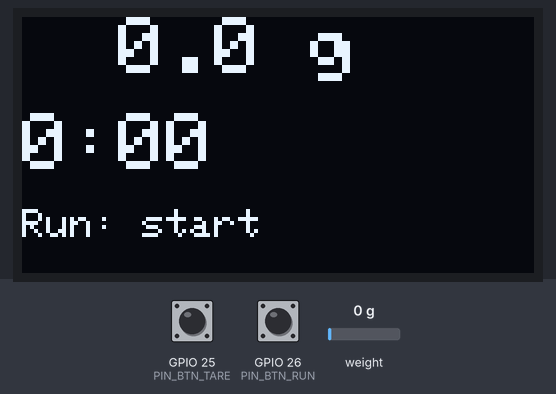
The sketch below on a simulated ESP32. Shown: 128×64 one-colour display. Inputs (shaded band) come from the test bench; at power-on: GPIO 26 (PIN_BTN_RUN) HIGH, GPIO 25 (PIN_BTN_TARE) HIGH, weight on the scale 0 g. What the sketch prints to the serial monitor is not drawn.

Above: at 2.3 s.
2.4 s: GPIO 26 (PIN_BTN_RUN) pulled LOW for 0.5 s
At 5.1 s:
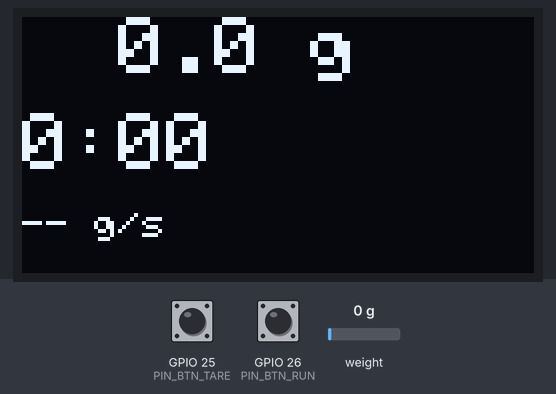
5.9 s: GPIO 26 (PIN_BTN_RUN) pulled LOW for 1 s
At 9.2 s:
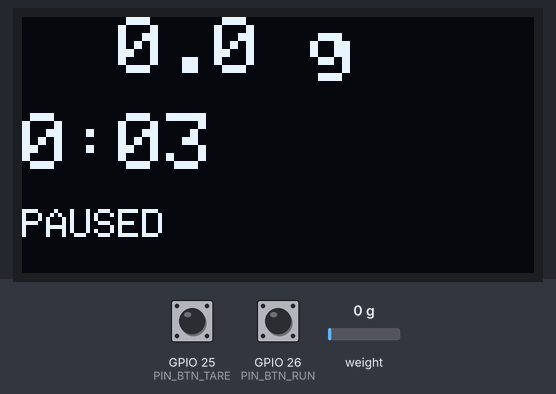
9.5 s: GPIO 26 (PIN_BTN_RUN) pulled LOW for 3.2 s
At 12.3 s:
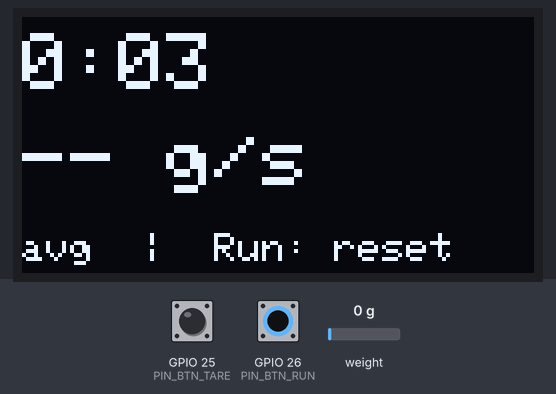
Timing chart, 0 to 13.8 s (numbered marks = the images above; inputs shaded):
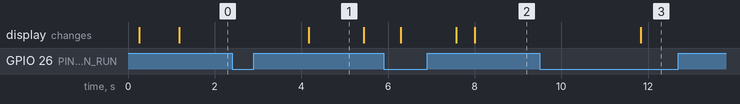

Measured:
- after the input at 2.4 s, the display: changes after 1.8 s (image 1)
- after the input at 5.9 s, the display: first differs from a run without the input after 2.1 s (image 2)
- after the input at 9.5 s, the display: changes after 2.3 s (image 3)
- what the display in image 1 shows lasts 1.2 s, from 4.2 s to 5.4 s

The sketch:

coffeeflow.ino
```cpp
#include <Arduino.h>
#include <WiFi.h>

#include "config.h"
#include "scale.h"
#include "buttons.h"
#include "brew.h"
#include "ui.h"

void setup() {
  Serial.begin(115200);
  delay(200);
  Serial.println(F("CoffeeFlow"));

  WiFi.mode(WIFI_OFF);
  btStop();

  scaleBegin();
  buttonsBegin();
  brewBegin();
  uiBegin();

  // Initial tare with empty platform recommended after boot settle
  delay(500);
  scaleTare();

  uiRender(scaleGrams(), brewState(), brewElapsedMs(), brewLiveFlowGps(),
           brewHasLiveFlow(), brewAvgFlowGps(), brewHasAvgFlow(), true);

  Serial.println(F("Ready. Tare=GPIO25  Run=GPIO26 (long=end)"));
  Serial.println(F("Calibrate SCALE_CAL in config.h — see WIRING.md"));
}

void loop() {
  buttonsUpdate();
  scaleUpdate();

  ButtonEvent tareEv = buttonsConsume(BTN_TARE);
  if (tareEv == BTN_SHORT) {
    brewOnTareShort();
  }

  ButtonEvent runEv = buttonsConsume(BTN_RUN);
  if (runEv == BTN_SHORT) {
    brewOnRunShort();
  } else if (runEv == BTN_LONG) {
    brewOnRunLong();
  }

  float g = scaleGrams();
  brewUpdate(g);

  uiRender(g, brewState(), brewElapsedMs(), brewLiveFlowGps(),
           brewHasLiveFlow(), brewAvgFlowGps(), brewHasAvgFlow(), false);

  // Occasional raw dump helps calibration over Serial Monitor
  static unsigned long lastLog = 0;
  unsigned long now = millis();
  if (now - lastLog >= 1000) {
    lastLog = now;
    Serial.print(F("g="));
    Serial.print(g, 2);
    Serial.print(F(" raw="));
    Serial.print(scaleRaw());
    Serial.print(F(" state="));
    Serial.println((int)brewState());
  }
}
```

brew.cpp
```cpp
#include "brew.h"
#include "config.h"
#include "scale.h"

static BrewState state = BREW_IDLE;
static unsigned long elapsedMs = 0;
static unsigned long runSegmentStartMs = 0;
static bool segmentOpen = false;

static float liveFlowGps = 0.0f;
static bool hasLiveFlow = false;
static float avgFlowGps = 0.0f;
static bool hasAvgFlow = false;
static float endWeightG = 0.0f;

static float flowWeightAnchor = 0.0f;
static unsigned long flowTimeAnchorMs = 0;

static void openRunSegment() {
  runSegmentStartMs = millis();
  segmentOpen = true;
  flowWeightAnchor = scaleGrams();
  flowTimeAnchorMs = millis();
  hasLiveFlow = false;
  liveFlowGps = 0.0f;
}

static void closeRunSegment() {
  if (segmentOpen) {
    elapsedMs += millis() - runSegmentStartMs;
    segmentOpen = false;
  }
  hasLiveFlow = false;
}

static void resetSession() {
  closeRunSegment();
  elapsedMs = 0;
  liveFlowGps = 0.0f;
  hasLiveFlow = false;
  avgFlowGps = 0.0f;
  hasAvgFlow = false;
  endWeightG = 0.0f;
  flowWeightAnchor = 0.0f;
  flowTimeAnchorMs = 0;
}

static void enterDone(float grams) {
  closeRunSegment();
  endWeightG = grams;
  if (elapsedMs > 0 && endWeightG > 0.05f) {
    avgFlowGps = endWeightG / (elapsedMs / 1000.0f);
    hasAvgFlow = true;
  } else {
    avgFlowGps = 0.0f;
    hasAvgFlow = false;
  }
  hasLiveFlow = false;
  state = BREW_DONE;
}

void brewBegin() {
  state = BREW_IDLE;
  resetSession();
}

void brewUpdate(float grams) {
  if (state == BREW_RUNNING && segmentOpen) {
    unsigned long now = millis();
    unsigned long dt = now - flowTimeAnchorMs;
    if (dt >= FLOW_WINDOW_MS) {
      float dw = grams - flowWeightAnchor;
      if (dw >= FLOW_MIN_DELTA_G) {
        liveFlowGps = dw / (dt / 1000.0f);
        hasLiveFlow = true;
      } else {
        hasLiveFlow = false;
        liveFlowGps = 0.0f;
      }
      flowWeightAnchor = grams;
      flowTimeAnchorMs = now;
    }
  }
}

void brewOnTareShort() {
  if (state == BREW_RUNNING) {
    return;
  }
  scaleTare();
  if (state == BREW_DONE) {
    // Stay on Done; tare only zeros the scale for next brew prep.
  }
}

void brewOnRunShort() {
  switch (state) {
    case BREW_IDLE:
      resetSession();
      state = BREW_RUNNING;
      openRunSegment();
      break;
    case BREW_RUNNING:
      closeRunSegment();
      state = BREW_PAUSED;
      break;
    case BREW_PAUSED:
      state = BREW_RUNNING;
      openRunSegment();
      break;
    case BREW_DONE:
      resetSession();
      state = BREW_IDLE;
      break;
  }
}

void brewOnRunLong() {
  if (state == BREW_RUNNING || state == BREW_PAUSED) {
    enterDone(scaleGrams());
  }
}

BrewState brewState() {
  return state;
}

unsigned long brewElapsedMs() {
  unsigned long total = elapsedMs;
  if (state == BREW_RUNNING && segmentOpen) {
    total += millis() - runSegmentStartMs;
  }
  return total;
}

float brewLiveFlowGps() {
  return liveFlowGps;
}

float brewAvgFlowGps() {
  return avgFlowGps;
}

bool brewHasLiveFlow() {
  return hasLiveFlow;
}

bool brewHasAvgFlow() {
  return hasAvgFlow;
}
```

brew.h
```cpp
#ifndef COFFEEFLOW_BREW_H
#define COFFEEFLOW_BREW_H

#include <Arduino.h>

enum BrewState {
  BREW_IDLE = 0,
  BREW_RUNNING,
  BREW_PAUSED,
  BREW_DONE,
};

void brewBegin();
void brewUpdate(float grams);
void brewOnTareShort();
void brewOnRunShort();
void brewOnRunLong();

BrewState brewState();
unsigned long brewElapsedMs();
float brewLiveFlowGps();
float brewAvgFlowGps();
bool brewHasLiveFlow();
bool brewHasAvgFlow();

#endif
```

buttons.cpp
```cpp
#include "buttons.h"
#include "config.h"

struct BtnState {
  int pin;
  bool stableDown;
  bool lastRawDown;
  unsigned long lastChangeMs;
  unsigned long downSinceMs;
  bool longFired;
  ButtonEvent pending;
};

static BtnState btns[2];

static void initBtn(BtnState &b, int pin) {
  b.pin = pin;
  b.stableDown = false;
  b.lastRawDown = false;
  b.lastChangeMs = 0;
  b.downSinceMs = 0;
  b.longFired = false;
  b.pending = BTN_NONE;
  pinMode(pin, INPUT_PULLUP);
}

void buttonsBegin() {
  initBtn(btns[BTN_TARE], PIN_BTN_TARE);
  initBtn(btns[BTN_RUN], PIN_BTN_RUN);
}

static void pollOne(BtnState &b) {
  bool rawDown = digitalRead(b.pin) == LOW;
  unsigned long now = millis();

  if (rawDown != b.lastRawDown) {
    b.lastRawDown = rawDown;
    b.lastChangeMs = now;
  }

  if ((now - b.lastChangeMs) < BTN_DEBOUNCE_MS) {
    return;
  }

  if (rawDown && !b.stableDown) {
    b.stableDown = true;
    b.downSinceMs = now;
    b.longFired = false;
  } else if (!rawDown && b.stableDown) {
    b.stableDown = false;
    if (!b.longFired) {
      unsigned long held = now - b.downSinceMs;
      if (held >= BTN_LONG_PRESS_MS) {
        b.pending = BTN_LONG;
      } else {
        b.pending = BTN_SHORT;
      }
    }
  } else if (rawDown && b.stableDown && !b.longFired) {
    if ((now - b.downSinceMs) >= BTN_LONG_PRESS_MS) {
      b.longFired = true;
      b.pending = BTN_LONG;
    }
  }
}

void buttonsUpdate() {
  pollOne(btns[BTN_TARE]);
  pollOne(btns[BTN_RUN]);
}

ButtonEvent buttonsConsume(ButtonId id) {
  ButtonEvent e = btns[id].pending;
  btns[id].pending = BTN_NONE;
  return e;
}
```

buttons.h
```cpp
#ifndef COFFEEFLOW_BUTTONS_H
#define COFFEEFLOW_BUTTONS_H

#include <Arduino.h>

enum ButtonId {
  BTN_TARE = 0,
  BTN_RUN = 1,
};

enum ButtonEvent {
  BTN_NONE = 0,
  BTN_SHORT,
  BTN_LONG,
};

void buttonsBegin();
void buttonsUpdate();
ButtonEvent buttonsConsume(ButtonId id);

#endif
```

scale.cpp
```cpp
#include "scale.h"
#include "config.h"

#include <HX711.h>

static HX711 hx;
static float smoothBuf[SCALE_SMOOTH_N];
static int smoothIdx = 0;
static int smoothCount = 0;
static float gramsSmoothed = 0.0f;
static unsigned long lastReadMs = 0;
static long lastRaw = 0;

void scaleBegin() {
  hx.begin(PIN_HX711_DT, PIN_HX711_SCK);
  hx.set_scale(SCALE_CAL);
  hx.set_offset(0);
  for (int i = 0; i < SCALE_SMOOTH_N; i++) {
    smoothBuf[i] = 0.0f;
  }
  smoothIdx = 0;
  smoothCount = 0;
  gramsSmoothed = 0.0f;
  lastReadMs = 0;

  // Wait for HX711 ready (USB bring-up can take a moment)
  unsigned long start = millis();
  while (!hx.is_ready() && (millis() - start) < 2000) {
    delay(10);
  }
}

void scaleTare() {
  hx.tare(SCALE_SAMPLES);
  for (int i = 0; i < SCALE_SMOOTH_N; i++) {
    smoothBuf[i] = 0.0f;
  }
  smoothIdx = 0;
  smoothCount = 0;
  gramsSmoothed = 0.0f;
}

void scaleUpdate() {
  unsigned long now = millis();
  if (lastReadMs != 0 && (now - lastReadMs) < SCALE_READ_INTERVAL_MS) {
    return;
  }
  lastReadMs = now;

  if (!hx.is_ready()) {
    return;
  }

  // Single conversion: get_value is (raw average - offset); set_scale uses SCALE_CAL
  float value = hx.get_value(SCALE_SAMPLES);
  lastRaw = (long)value;
  float g = value / SCALE_CAL;

  smoothBuf[smoothIdx] = g;
  smoothIdx = (smoothIdx + 1) % SCALE_SMOOTH_N;
  if (smoothCount < SCALE_SMOOTH_N) {
    smoothCount++;
  }

  float sum = 0.0f;
  for (int i = 0; i < smoothCount; i++) {
    sum += smoothBuf[i];
  }
  gramsSmoothed = sum / (float)smoothCount;
}

float scaleGrams() {
  return gramsSmoothed;
}

long scaleRaw() {
  return lastRaw;
}
```

scale.h
```cpp
#ifndef COFFEEFLOW_SCALE_H
#define COFFEEFLOW_SCALE_H

#include <Arduino.h>

void scaleBegin();
void scaleUpdate();
void scaleTare();
float scaleGrams();
long scaleRaw();

#endif
```

ui.cpp
```cpp
#include "ui.h"
#include "config.h"

#include <Wire.h>
#include <Adafruit_GFX.h>
#include <Adafruit_SSD1306.h>

static Adafruit_SSD1306 display(OLED_WIDTH, OLED_HEIGHT, &Wire, -1);
static unsigned long lastDrawMs = 0;
static bool ready = false;

static void formatTime(unsigned long ms, char *buf, size_t buflen) {
  unsigned long totalSec = ms / 1000UL;
  unsigned long minutes = totalSec / 60UL;
  unsigned long seconds = totalSec % 60UL;
  if (minutes > 99) {
    minutes = 99;
  }
  snprintf(buf, buflen, "%lu:%02lu", minutes, seconds);
}

void uiBegin() {
  Wire.begin(PIN_OLED_SDA, PIN_OLED_SCL);
  ready = display.begin(SSD1306_SWITCHCAPVCC, OLED_I2C_ADDR);
  if (!ready) {
    Serial.println(F("SSD1306 init failed"));
    return;
  }
  display.clearDisplay();
  display.setTextColor(SSD1306_WHITE);
  display.setTextSize(1);
  display.setCursor(0, 0);
  display.println(F("CoffeeFlow"));
  display.println(F("booting..."));
  display.display();
  lastDrawMs = 0;
}

static void drawBrew(float grams, BrewState state, unsigned long elapsedMs,
                     float liveFlow, bool hasLiveFlow) {
  char line[24];
  char tbuf[8];

  display.clearDisplay();

  display.setTextSize(2);
  display.setCursor(0, 0);
  snprintf(line, sizeof(line), "%5.1f g", grams);
  display.print(line);

  formatTime(elapsedMs, tbuf, sizeof(tbuf));
  display.setTextSize(2);
  display.setCursor(0, 24);
  display.print(tbuf);

  display.setTextSize(1);
  display.setCursor(0, 48);
  if (state == BREW_PAUSED) {
    display.print(F("PAUSED"));
  } else if (state == BREW_RUNNING && hasLiveFlow) {
    snprintf(line, sizeof(line), "%.1f g/s", liveFlow);
    display.print(line);
  } else if (state == BREW_IDLE) {
    display.print(F("Run: start"));
  } else {
    display.print(F("-- g/s"));
  }

  display.display();
}

static void drawDone(unsigned long elapsedMs, float avgFlow, bool hasAvgFlow) {
  char line[24];
  char tbuf[8];

  display.clearDisplay();
  formatTime(elapsedMs, tbuf, sizeof(tbuf));

  display.setTextSize(2);
  display.setCursor(0, 4);
  display.print(tbuf);

  display.setTextSize(2);
  display.setCursor(0, 28);
  if (hasAvgFlow) {
    snprintf(line, sizeof(line), "%.1f g/s", avgFlow);
    display.print(line);
  } else {
    display.print(F("-- g/s"));
  }

  display.setTextSize(1);
  display.setCursor(0, 54);
  display.print(F("avg  |  Run: reset"));

  display.display();
}

void uiRender(float grams, BrewState state, unsigned long elapsedMs,
              float liveFlow, bool hasLiveFlow, float avgFlow, bool hasAvgFlow,
              bool force) {
  if (!ready) {
    return;
  }

  unsigned long now = millis();
  if (!force && lastDrawMs != 0 && (now - lastDrawMs) < UI_REFRESH_MS) {
    return;
  }
  lastDrawMs = now;

  if (state == BREW_DONE) {
    drawDone(elapsedMs, avgFlow, hasAvgFlow);
  } else {
    drawBrew(grams, state, elapsedMs, liveFlow, hasLiveFlow);
  }
}
```

ui.h
```cpp
#ifndef COFFEEFLOW_UI_H
#define COFFEEFLOW_UI_H

#include <Arduino.h>
#include "brew.h"

void uiBegin();
void uiRender(float grams, BrewState state, unsigned long elapsedMs,
              float liveFlow, bool hasLiveFlow, float avgFlow,
              bool hasAvgFlow, bool force);

#endif
```

config.h
```cpp
#ifndef COFFEEFLOW_CONFIG_H
#define COFFEEFLOW_CONFIG_H

// Pin map (ESP32 DevKit defaults — remap here after wiring)
static const int PIN_OLED_SDA = 21;
static const int PIN_OLED_SCL = 22;
static const int PIN_HX711_DT = 32;
static const int PIN_HX711_SCK = 33;
static const int PIN_BTN_TARE = 25;
static const int PIN_BTN_RUN = 26;

// OLED
static const int OLED_WIDTH = 128;
static const int OLED_HEIGHT = 64;
static const int OLED_I2C_ADDR = 0x3C;

// Scale: set SCALE_CAL with a known mass (see WIRING.md).
// Factor is "HX711 raw units per gram" after tare (bogde HX711 set_scale).
static const float SCALE_CAL = 420.0f;

static const int SCALE_SAMPLES = 4;
static const int SCALE_SMOOTH_N = 5;
static const unsigned long SCALE_READ_INTERVAL_MS = 100;  // ~10 Hz

// Buttons
static const unsigned long BTN_DEBOUNCE_MS = 40;
static const unsigned long BTN_LONG_PRESS_MS = 1000;

// UI
static const unsigned long UI_REFRESH_MS = 100;

// Flow: smooth live g/s over this window while Running
static const unsigned long FLOW_WINDOW_MS = 750;
static const float FLOW_MIN_DELTA_G = 0.3f;  // ignore tiny noise for live flow

#endif
```
